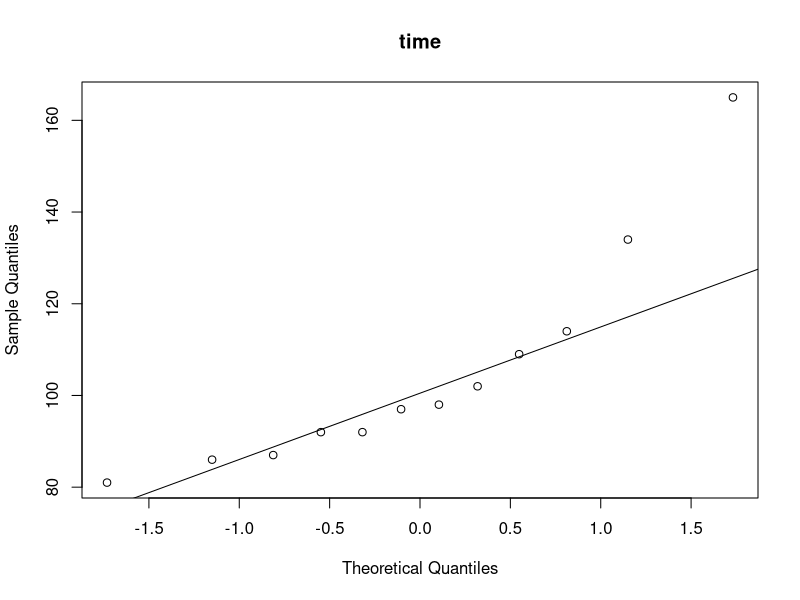
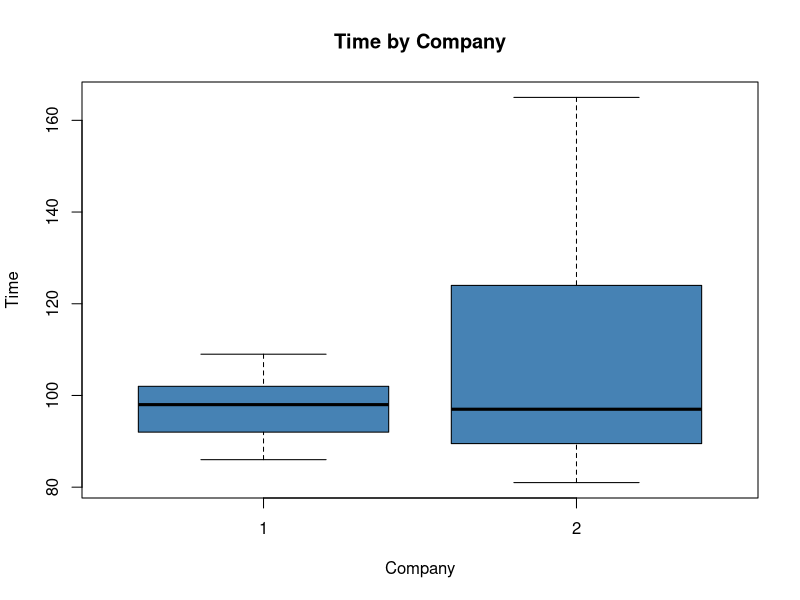
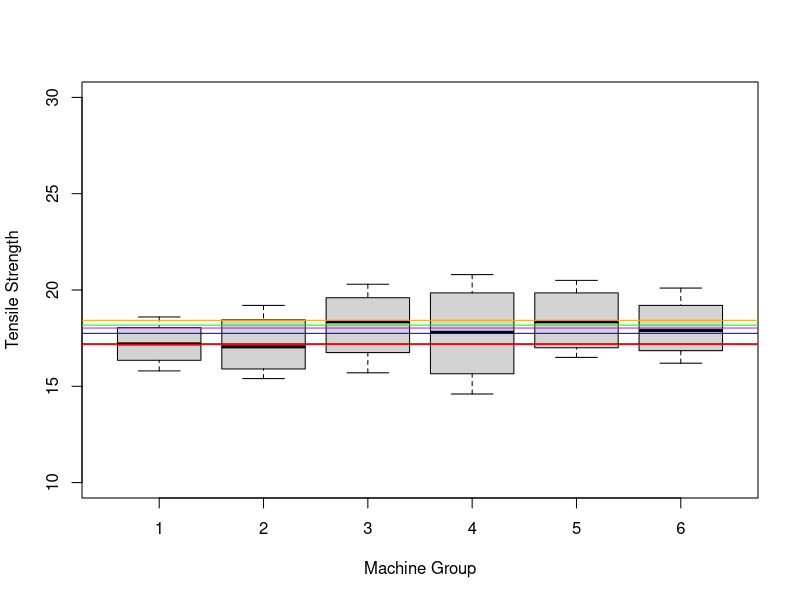
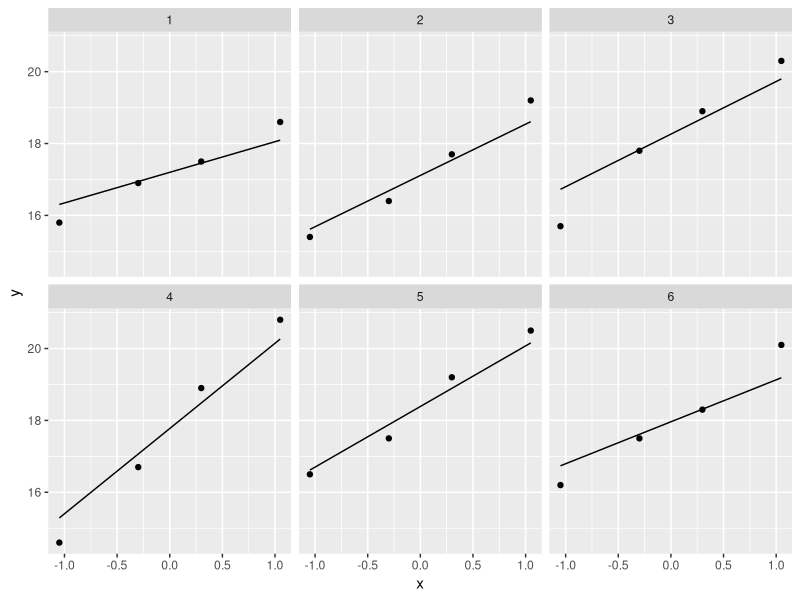
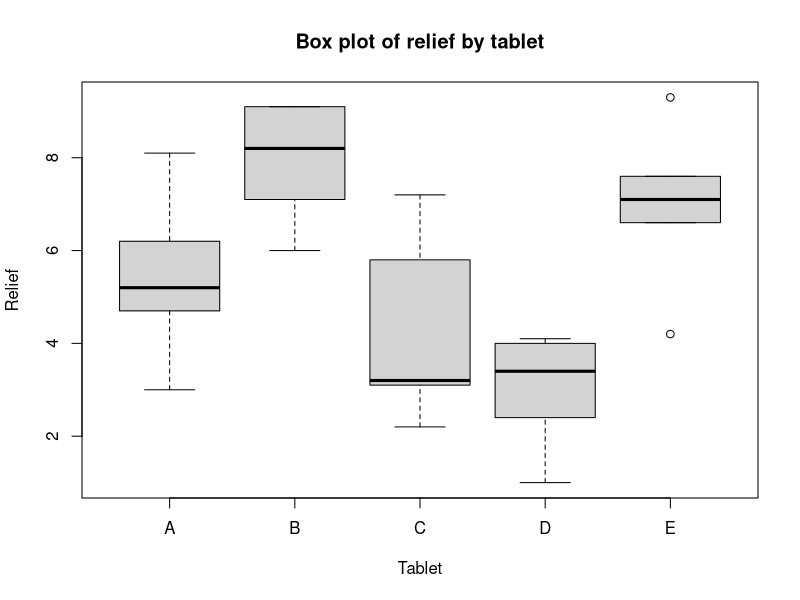
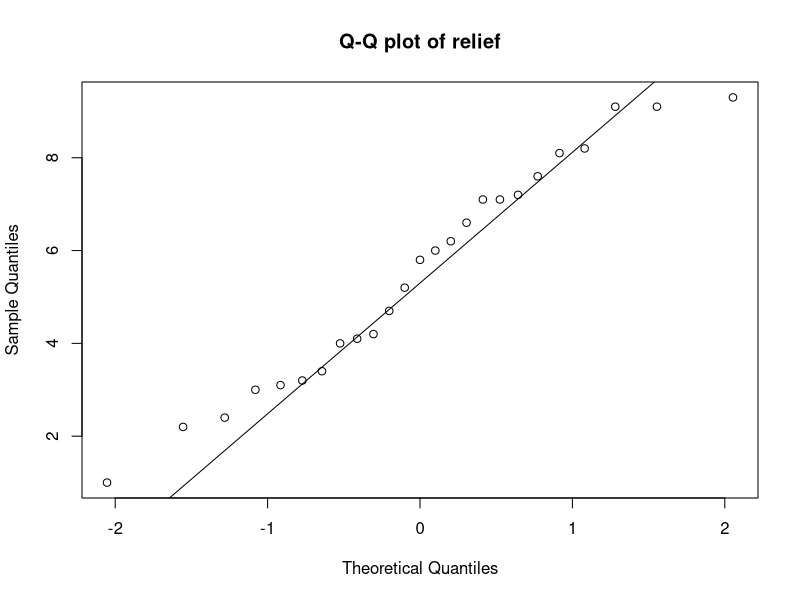
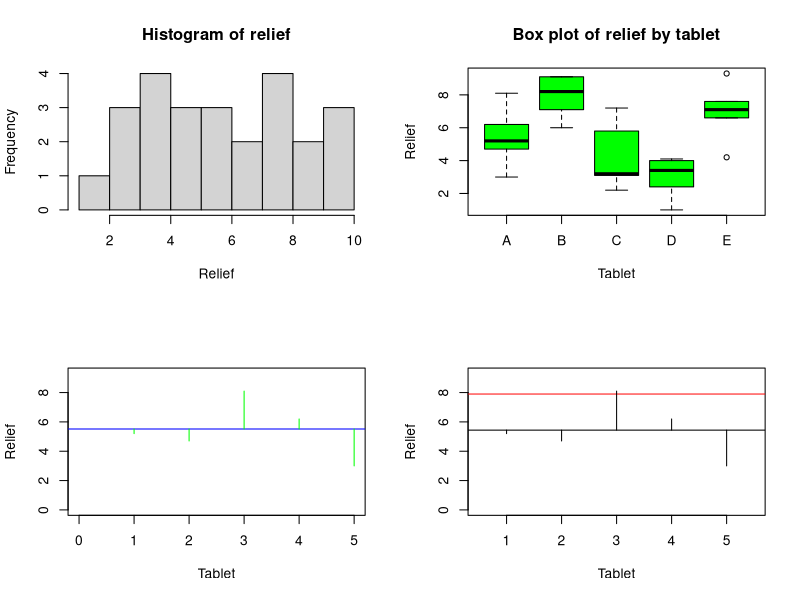
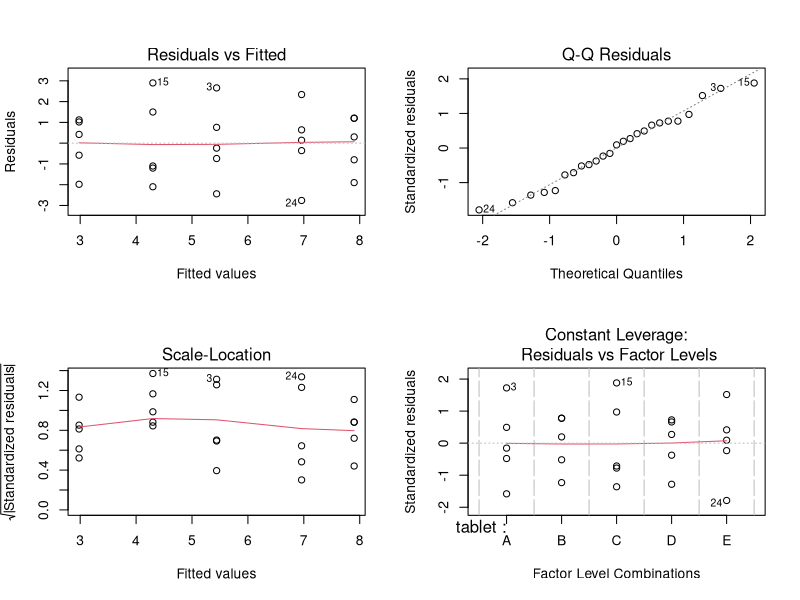

Recreate these plots in R, in order.
## ---- chunk 1
knitr::opts_chunk$set(echo = TRUE)
## ---- chunk 2

company1 <- c(102, 86, 98, 109, 92)
company2 <- c(81, 165, 97, 134, 92, 87, 114)
## ---- chunk 3

data <- data.frame(company = rep(c("1", "2"), c(length(company1), length(company2))),
                   time = c(company1, company2))

# Create a normal QQ plot for time variable
qqnorm(data$time, main='time')
qqline(data$time) # Add reference line

## ---- chunk 4
qf(0.95, 6,4)
var.test(company2, company1, alternative = "two.sided")
## ---- chunk 5
qt(0.9, 10)
t.test(company2, company1, alternative="less", mu=10, conf.level=0.9)
## ---- chunk 6
boxplot(time ~ company,
        data = data,
        col = "steelblue",
        main = "Time by Company",
        xlab = "Company",
        ylab = "Time")
## ---- chunk 7

# Create a vector of tensile strength measurements
tensile <- c(17.5, 16.9, 15.8, 18.6,
             16.4, 19.2, 17.7, 15.4,
             20.3, 15.7, 17.8, 18.9,
             14.6, 16.7, 20.8, 18.9,
             17.5, 19.2, 16.5, 20.5,
             18.3, 16.2 ,17.5 ,20.1)

# Create a vector of machine labels
machine <- factor(rep(1:6 , each =4))

# Create a data frame with tensile and machine columns
data <- data.frame(tensile , machine)

# Plot tensile strength by machine group
plot(machine , tensile , ylim = c(10 , 30) , ylab = "Tensile Strength" , xlab = "Machine Group" ,
pch = 21 , bg = as.numeric(machine))
abline(h = mean(tensile[machine == 1]))
abline(h = mean(tensile[machine == 2]) , col = "red")
abline(h = mean(tensile[machine == 3]) , col = "green")
abline(h = mean(tensile[machine == 4]) , col = "blue")
abline(h = mean(tensile[machine == 5]) , col = "orange")
abline(h = mean(tensile[machine == 6]) , col = "purple")

## ---- chunk 8
# Load the ggplot2 package
library(ggplot2)

# Create a qqplot for each machine group
ggplot(data , aes(sample = tensile)) +
  geom_qq() +
  geom_qq_line() +
  facet_wrap(~ machine)
## ---- chunk 9
# Calculate the variance of tensile strength for each machine group
tapply(data$tensile , data$machine , var)
## ---- chunk 10

# Perform Welch's ANOVA on tensile strength by machine group
oneway.test(tensile ~ machine , data = data , var.equal = FALSE)
# Next we perform the Kruskal-Wallis test
kruskal.test(tensile ~ machine)
## ---- chunk 11
# Create a data frame with the tablet and relief data
data <- data.frame(
  tablet = rep(c("A", "B", "C", "D", "E"), each = 5),
  relief = c(5.2, 4.7, 8.1, 6.2, 3.0,
             9.1, 7.1, 8.2, 6.0, 9.1,
             3.2, 5.8, 2.2, 3.1, 7.2,
             2.4, 3.4, 4.1, 1.0, 4,
             7.1, 6.6 ,9.3 ,4.2 ,7.6)
)

# Create a box plot of relief by tablet
boxplot(relief ~ tablet , data = data,
        main = "Box plot of relief by tablet",
        xlab = "Tablet",
        ylab = "Relief")

# Create a qqplot of relief
qqnorm(data$relief,
       main = "Q-Q plot of relief")
qqline(data$relief)
# Create four plots in one window
par(mfrow=c(2,2))

# Create a histogram of relief
hist(data$relief,
     main = "Histogram of relief",
     xlab = "Relief")


# Create a box plot of relief by tablet
boxplot(relief ~ tablet , data = data,
        main = "Box plot of relief by tablet",
        xlab = "Tablet",
        ylab = "Relief",
        col="green")

# Create a scatter plot of relief by tablet with mean line and deviation lines
plot(as.numeric(data$tablet), data$relief,
     ylim=c(0,max(data$relief)),
     xlim = c(0,5),
     ylab="Relief",
     xlab="Tablet",
     pch=21,bg='red')
abline(h=mean(data$relief),col="blue")

for (i in 1:nrow(data))
{
   lines(c(i,i),c(mean(data$relief),data$relief[i]),col='green')
}

plot(as.numeric(data$tablet), data$relief,
     ylim=c(0,max(data$relief)),
     xlim=c(0.5,5.5),
     ylab="Relief",
     xlab="Tablet",
     pch=21,bg = as.numeric(data$tablet))
abline(h=mean(data$relief[data$tablet=="A"]))
abline(h=mean(data$relief[data$tablet=="B"]),col="red")
index<-1:nrow(data)
for (i in index)
{
   if (data$tablet[i]=="A")
   {
      lines(c(index[i],index[i]),c(mean(data$relief[data$tablet=="A"]),data$relief[i]))
   }
   else
   {
      lines(c(index[i],index[i]),c(mean(data$relief[data$tablet=="B"]),data$relief[i]),col="red")
   }
}

# Fit a one-way ANOVA model using relief as response and tablet as predictor
model <- aov(relief ~ tablet , data = data)

# Print the ANOVA table
summary(model)
plot(model)
